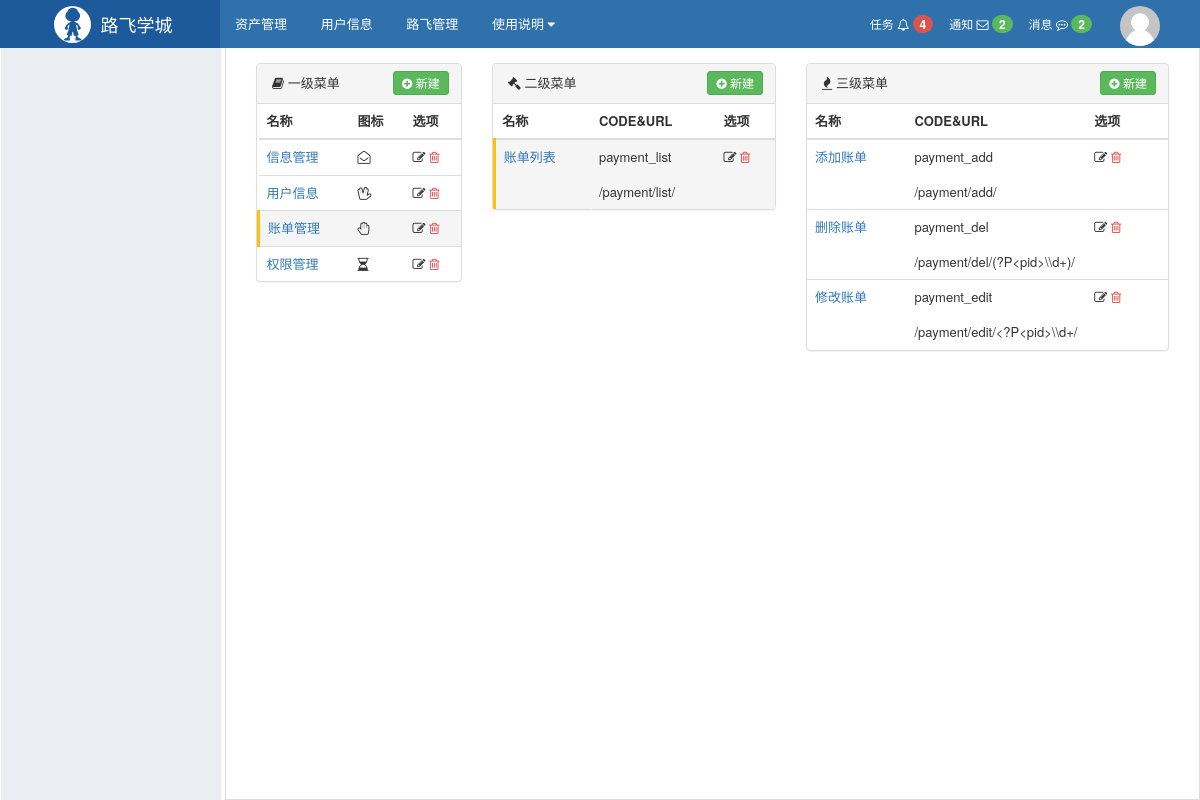
Page /rbac/menu/list/?mid=3&sid=7 on the earlier database version.
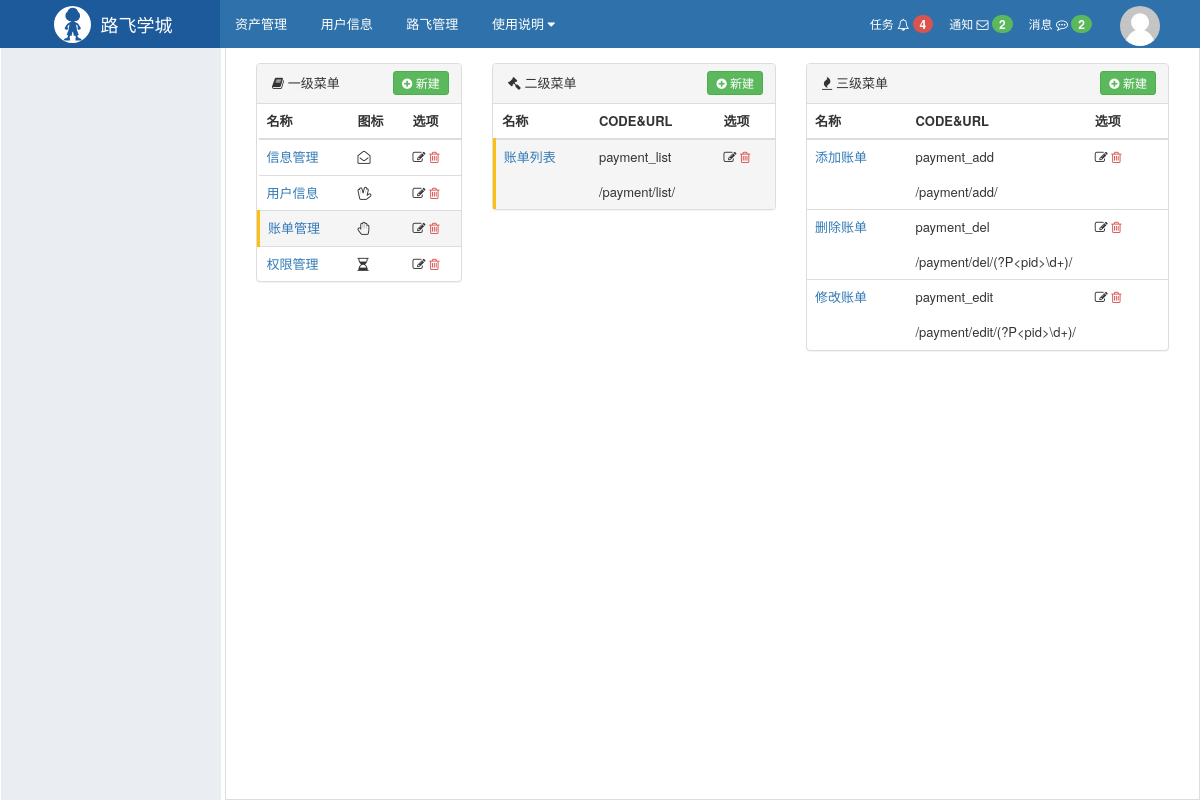
Same page on the later database version.
### rbac/models.py (models this page shows, shortened)
class Permission(models.Model):
    title = models.CharField(verbose_name='标题', max_length=32)
    url = models.CharField(verbose_name='含正则的URL', max_length=128)
    name = models.CharField(verbose_name="url别名", unique=True, max_length=64)
    menu = models.ForeignKey(
        verbose_name="所属菜单", on_delete=models.SET_NULL, to="Menu", null=True, blank=True,
        help_text='null表示不是菜单;非null表示是二级菜单')
    pid = models.ForeignKey(verbose_name="关联权限", on_delete=models.SET_NULL, to="Permission", null=True,
                            related_name="parents",
                            blank=True, help_text='对于非菜单权限需要选择一个可以成为菜单的权限，用户做默认展开和选中菜单'
                            )

### rbac/views/menu.py (the view)
def menu_list(request):
    menus = Menu.objects.all()
    menu_id = request.GET.get('mid')
    menu_exists = Menu.objects.filter(id=menu_id).exists()
    menu_id = menu_id if menu_exists else None
    second_menus = Permission.objects.filter(menu_id=menu_id) if menu_id else []
    second_menu_id = request.GET.get('sid')
    second_menu_exists = Permission.objects.filter(id=second_menu_id).exists()
    second_menu_id = None if not second_menu_exists else second_menu_id
    permissions = Permission.objects.filter(pid_id=second_menu_id) if second_menu_id else []
    result = {"menus": menus,
              "menu_id": menu_id,
              'second_menus': second_menus,
              'second_menu_id': second_menu_id,
              'permission': permissions
              }
    return render(request, "menu_list.html", result)

### rbac/service/urls.py (called while the page is built)
def memory_url(request, name, *args, **kwargs):
    url_base = reverse(name, args=args, kwargs=kwargs)
    if not request.GET:
        return url_base
    query_dict = QueryDict(mutable=True)
    query_dict["_filter"] = request.GET.urlencode()
    return f"{url_base}?{query_dict.urlencode()}"

### rbac/templatetags/rbac.py (called while the page is built)
@register.simple_tag
def memory_url(request, name, *args, **kwargs):
    return urls.memory_url(request, name, *args, **kwargs)

### rbac/templates/menu_list.html (shortened to what the changed rows need)
{% extends 'layout.html' %}
{% load rbac %}
{% block content %}
    <div class="luffy-container">
        <div class="col-md-3">
            <div class="panel panel-default">
                <table class="table">
                    <thead>
                    <tr>
                        <th>名称</th>
                        <th>图标</th>
                        <th>选项</th>
                    </tr>
                    </thead>
                </table>
            </div>
        </div>
        <div class="col-md-4">
            <div class="panel panel-default">
                <table class="table">
                    <thead>
                    <tr>
                        <th>名称</th>
                        <th>CODE&URL</th>
                        <th>选项</th>
                    </tr>
                    </thead>
                </table>
            </div>
        </div>
        <div class="col-md-5">
            <div class="panel panel-default">
                <table class="table">
                    <thead>
                    <tr>
                        <th>名称</th>
                        <th>CODE&URL</th>
                        <th>选项</th>
                    </tr>
                    </thead>
                    <tbody>
                    {% for row in permission %}
                        <tr>
                            <td rowspan="2">
                                <a href="?mid={{ menu_id }}&sid={{ row.id }}">{{ row.title }}</a>
                            </td>
                            <td>{{ row.name }}</td>
                            <td>
                                <a style="color: #333333"
                                   href="{% memory_url request 'rbac:permission_edit' pk=row.id %}">
                                    <i class="fa fa-edit" aria-hidden="true"></i>
                                </a>
                                <a style="color: #d9534f;"
                                   href="{% memory_url request 'rbac:permission_del' pk=row.id %}"><i
                                        class="fa fa-trash-o"></i></a>
                            </td>
                        </tr>
                        <tr>
                            <td colspan="2" style="border-top: 0">{{ row.url }} </td>
                        </tr>
                    {% endfor %}
                    </tbody>
                </table>
            </div>
        </div>
    </div>
{% endblock %}

Differences in the rows shown:
changed Permission "删除账单": url "/payment/del/(?P<pid>\\\\d+)/" → "/payment/del/(?P<pid>\\d+)/"
changed Permission "修改账单": url "/payment/edit/<?P<pid>\\\\d+/" → "/payment/edit/(?P<pid>\\d+)/"
